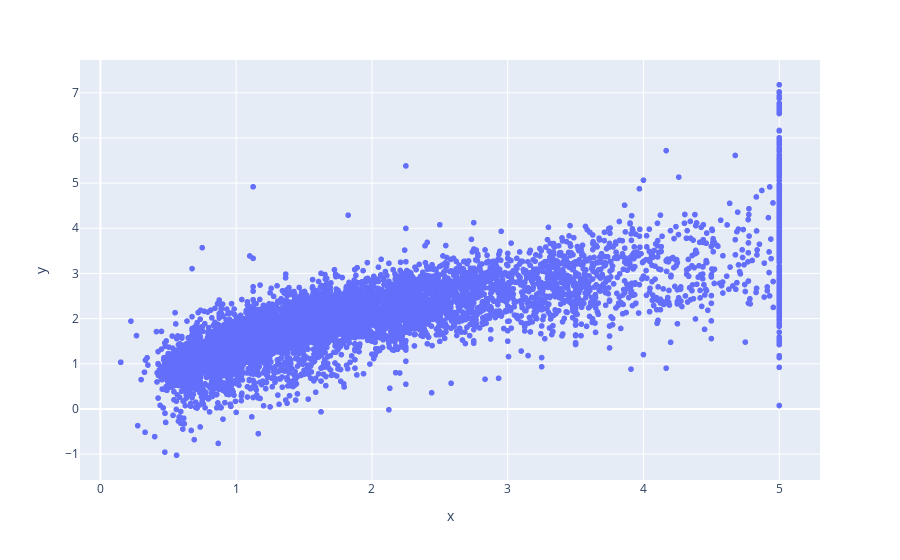

Notebook cell for this chart:
### Code cell
px.scatter(x=y_test, y=predictions)

### Figure 1 — Plotly figure (JSON) as saved in the notebook; plotly's stock layout.template omitted (floating-point values rounded to 4 significant figures; data arrays with more than 128 entries replaced by an {"elided": "..."} marker saying what was removed)
{"data": [{"hovertemplate": "x=%{x}<br>y=%{y}<extra></extra>", "legendgroup": "", "marker": {"color": "#636efa", "symbol": "circle"}, "mode": "markers", "name": "", "showlegend": false, "type": "scattergl", "x": {"elided": "6192 float values"}, "xaxis": "x", "y": {"elided": "6192 float values"}, "yaxis": "y"}], "layout": {"legend": {"tracegroupgap": 0}, "margin": {"t": 60}, "xaxis": {"anchor": "y", "domain": [0, 1], "title": {"text": "x"}}, "yaxis": {"anchor": "x", "domain": [0, 1], "title": {"text": "y"}}}}
